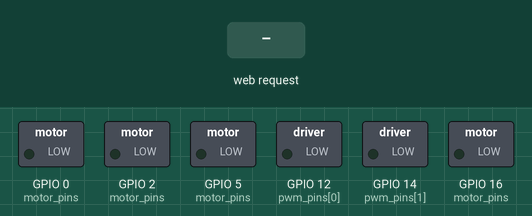
Simulated run of this sketch. Board: ESP8266 (NodeMCU). On the bench: switched loads named in the sketch (green lamp = pin HIGH). Inputs (shaded band) come from the test bench. WiFi joins after 1.5 s; servers stay silent unless stated; what the sketch prints to the serial monitor is not drawn.

Above: at 2.7 s.
2.8 s: HTTP request GET /?power=1&steer=1 received
At 3.6 s:
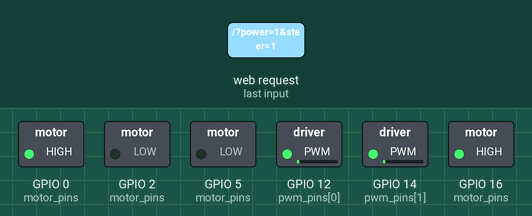
4.3 s: HTTP request GET /?power=120&steer=120 received
At 4.8 s:
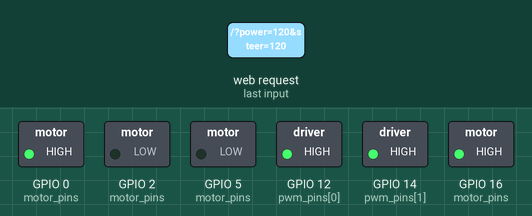
Timing chart, 0 to 7.3 s (numbered marks = the images above; inputs shaded):
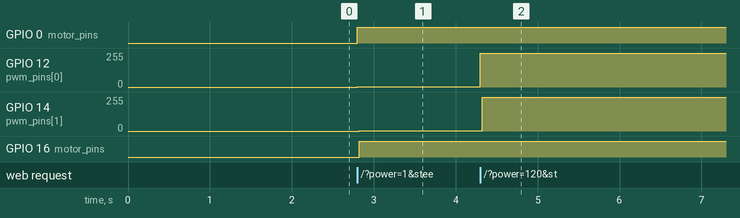

The sketch:

controller.ino
```cpp
#include <ESP8266WiFi.h>
#include <WiFiClient.h>
#include <ESP8266WebServer.h>
#include <Servo.h>
const int motor_pins[2][2] = {{16, 5}, {0, 2}};
const int pwm_pins[2] = {12, 14};
const char* ssid = "Vulovic";
const char* password = "12111953";
ESP8266WebServer server(80);

void setup() {
  Serial.begin(9600);
  WiFi.mode(WIFI_STA);
  WiFi.hostname("UwU");
  WiFi.begin(ssid, password);
  Serial.print("Connecting");
  while(WiFi.status() != WL_CONNECTED) {
    delay(500);
    Serial.print(".");
  }
  Serial.println("Server IP address: ");
  Serial.println(WiFi.localIP());
  server.begin();
  Serial.println("HTTP server started.");
  Serial.println("--------------------------------------------------------");
  server.begin();
  server.on("/", processRequest);
  //motor setup
  pinMode(motor_pins[0][0], OUTPUT);
  pinMode(motor_pins[0][1], OUTPUT);
  pinMode(motor_pins[1][0], OUTPUT);
  pinMode(motor_pins[1][1], OUTPUT);
  //pwm setup
  pinMode(pwm_pins[0], OUTPUT);
  pinMode(pwm_pins[1], OUTPUT);
  //reset pins
  digitalWrite(motor_pins[0][0], 0);
  digitalWrite(motor_pins[0][1], 0);
  digitalWrite(motor_pins[1][0], 0);
  digitalWrite(motor_pins[1][1], 0);
  //reset pwm pins
  digitalWrite(pwm_pins[0], 0);
  digitalWrite(pwm_pins[1], 0);
}

void loop() {
  server.handleClient();
}

void processRequest() {
  if(!server.hasArg("power") || !server.hasArg("steer"))
    return server.send(200, "text/plain", "wrong arguments use [?power=(-255 - 255)&steer=(-90 - 90)");
  int power = server.arg("power").toInt();
  int steer = server.arg("steer").toInt();
  controlMotor(power, steer);
}

void controlMotor(int p, int s) {
  int power = map(abs(p), 0, 100, 0, 1024);
  int steer = map(abs(s), 0, 100, 0, 1024);
  if(p == 0) {
    Serial.println("---------STOP-----------");
    server.send(200, "text/plain", "OK");
    digitalWrite(motor_pins[1][0], 0);
    digitalWrite(motor_pins[1][1], 0);
    analogWrite(pwm_pins[0], 0);
    Serial.println("---------------------------");
  } else if(p < 0) {
    Serial.println("---------Backwards-----------");
    server.send(200, "text/plain", "OK");
    digitalWrite(motor_pins[1][0], 0);
    digitalWrite(motor_pins[1][1], 1);
    analogWrite(pwm_pins[0], power);
    Serial.println("---------------------------");
  } else if(p > 0) {
    Serial.println("---------Forwards-----------");
    server.send(200, "text/plain", "OK");
    digitalWrite(motor_pins[1][0], 1);
    digitalWrite(motor_pins[1][1], 0);
    analogWrite(pwm_pins[0], power);
    Serial.println("---------------------------");
  }
  //steer stuff
  if(s == 0) {
    Serial.println("---------STOP-----------");
    server.send(200, "text/plain", "OK");
    digitalWrite(motor_pins[0][0], 0);
    digitalWrite(motor_pins[0][1], 0);
    analogWrite(pwm_pins[1], 0);
    Serial.println("---------------------------");
  } else if(s < 0) {
    Serial.println("---------Left-----------");
    server.send(200, "text/plain", "OK");
    digitalWrite(motor_pins[0][0], 0);
    digitalWrite(motor_pins[0][1], 1);
    analogWrite(pwm_pins[1], steer);
    Serial.println("---------------------------");
  } else if(s > 0) {
    Serial.println("---------Right-----------");
    server.send(200, "text/plain", "OK");
    digitalWrite(motor_pins[0][0], 1);
    digitalWrite(motor_pins[0][1], 0);
    analogWrite(pwm_pins[1], steer);
    Serial.println("---------------------------");
  }
}
```

Measured:
- after the input at 2.8 s, GPIO 0 (motor_pins), GPIO 16 (motor_pins): LOW → HIGH at once; GPIO 12 (pwm_pins[0]), GPIO 14 (pwm_pins[1]): 0/255 → 2/255 at once
- after the input at 4.3 s, GPIO 12 (pwm_pins[0]), GPIO 14 (pwm_pins[1]): 2/255 → 255/255 at once
